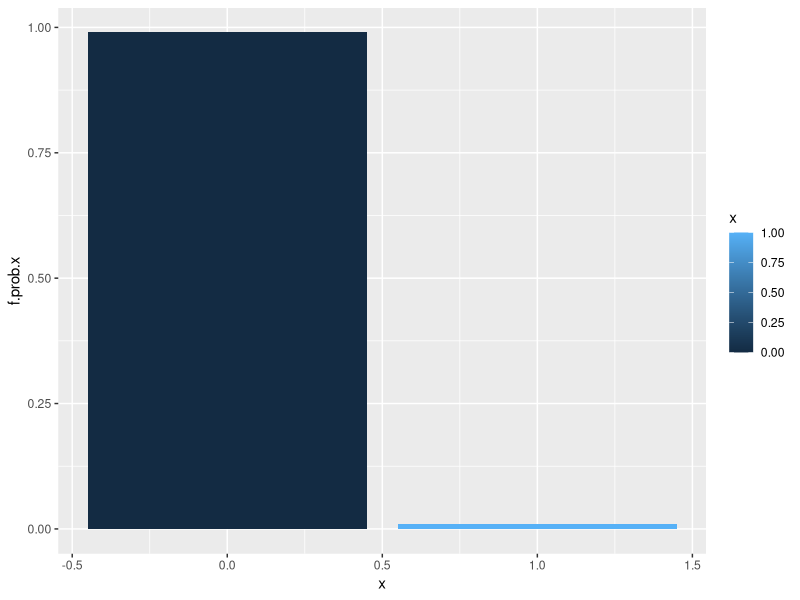
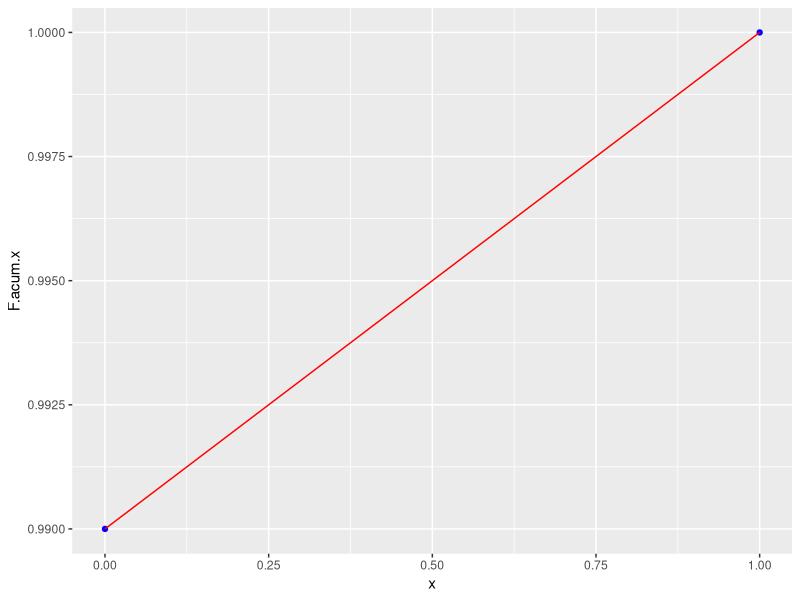
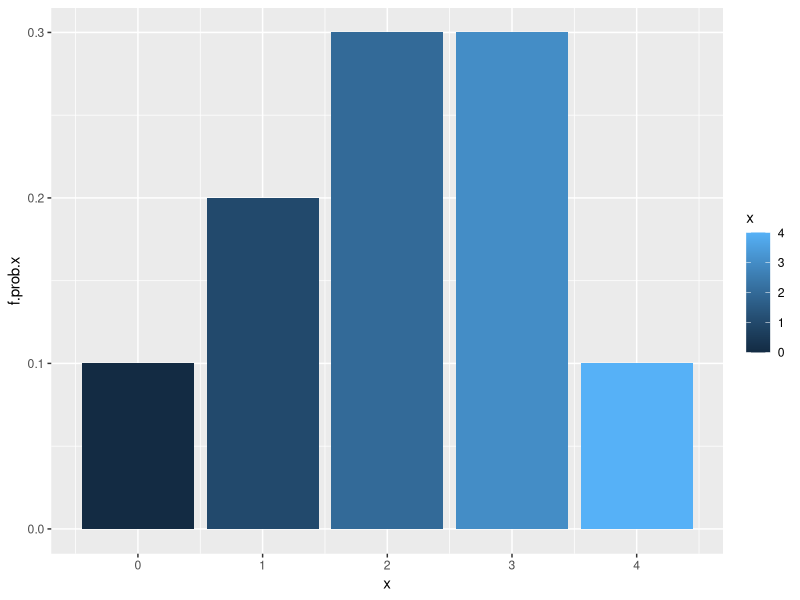
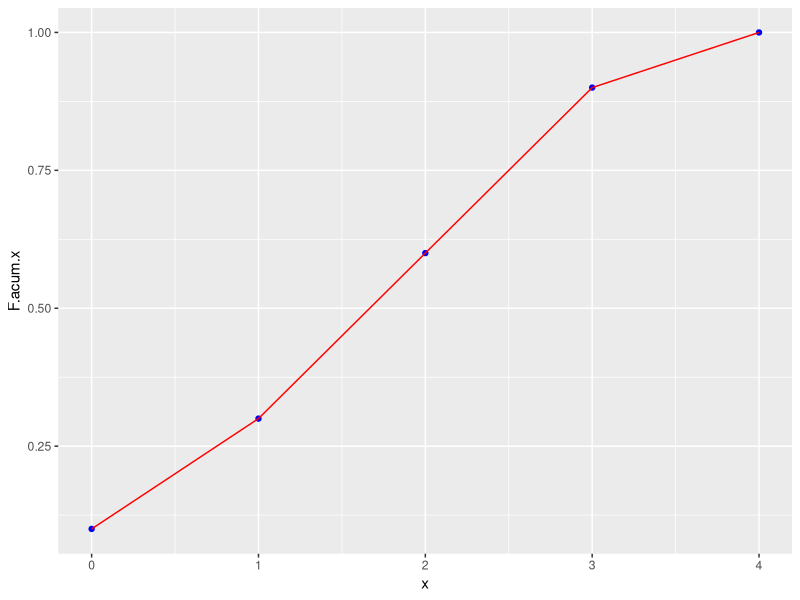
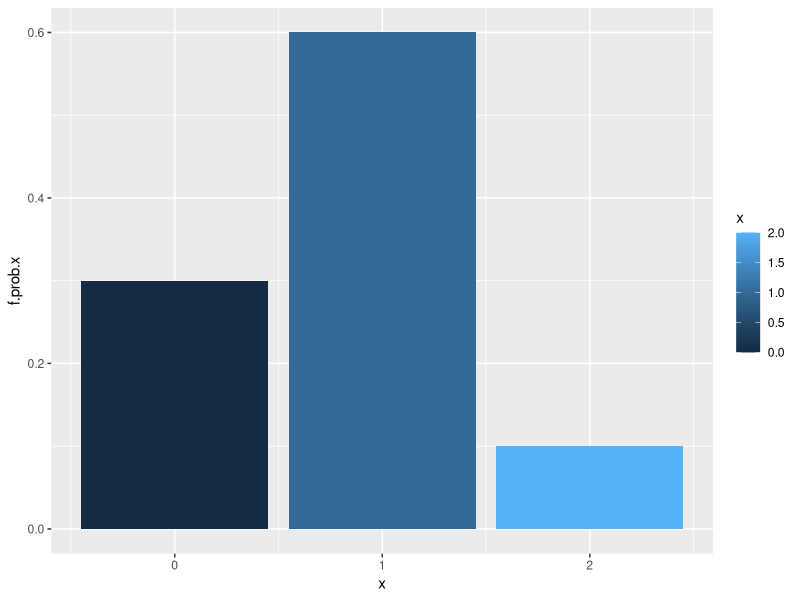
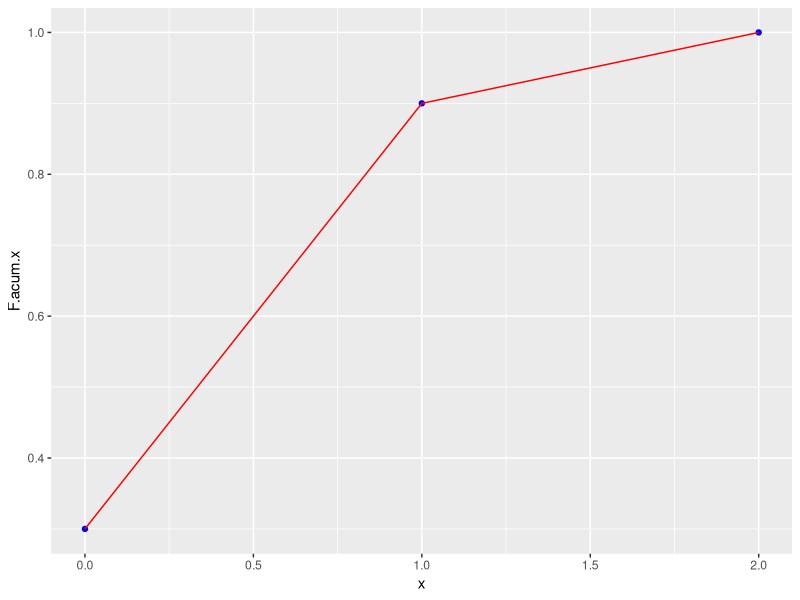
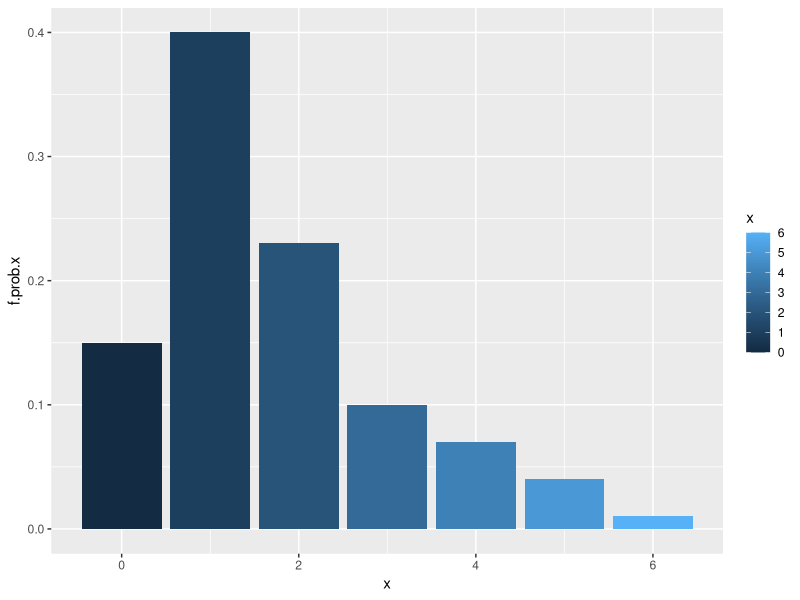
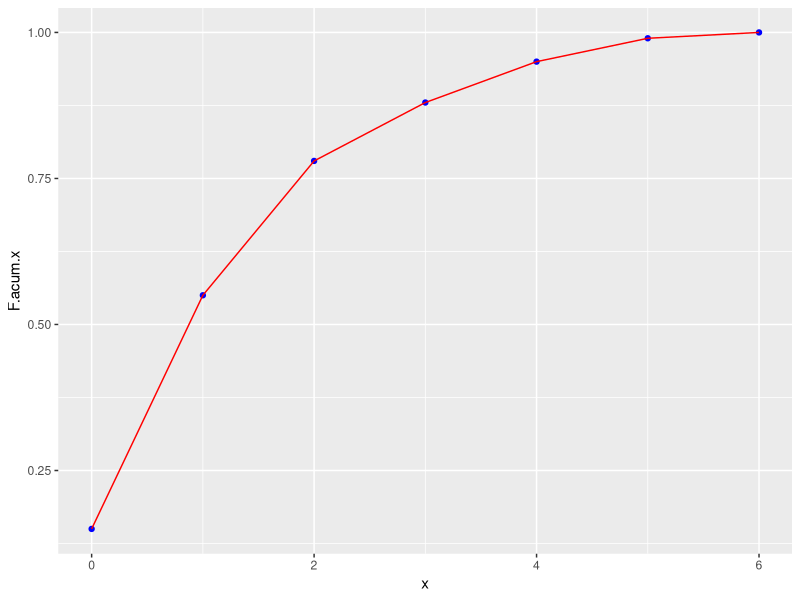

The R source for these figures, in order:
## ---- chunk 1
library(ggplot2)
library(stringr)  # String
library(stringi)  # String
library(gtools)
library(dplyr)
library(knitr)
library(gtools)

options(scipen = 999) # Notación normal

## ---- chunk 2
discretas <- c(0,1)   # 0 Que no gane, 1 que gane
n <- 5000 # sum(casos)
casos <- c(4950,50)
probabilidades <- casos / n

acumulada <- cumsum(probabilidades)   # Acumulada

tabla <- data.frame(x=discretas, 
              casos = casos,
              f.prob.x = probabilidades,
              F.acum.x = acumulada,
              x.f.prob.x = (discretas * probabilidades))
kable(tabla, caption = "Tabla de probabilidad con la columna para valor esperado")

## ---- chunk 3
# VE <- sum(tabla$x * tabla$f.prob.x)

VE <- sum(tabla$x.f.prob.x)

VE
## ---- chunk 4
tabla <- cbind(tabla, 'VE' = VE, 'x-VE.cuad.f.prob.x' = (tabla$x - VE)^2 * tabla$f.prob.x)


#tabla 
kable(tabla, caption = "Tabla de probabilidad con valor esperado y columnas para varianza")
## ---- chunk 5
varianza <- sum((tabla$x - VE)^2 * tabla$f.prob.x)
varianza
## ---- chunk 6
desv.std <- sqrt(varianza)
desv.std
## ---- chunk 7
tabla.sumatorias <- rbind(tabla, apply(tabla, 2, sum))
tabla.sumatorias[nrow(tabla.sumatorias), c(1,4,6)] <- '****'

kable(tabla.sumatorias, caption = "Tabla de probabilidad con sumatorias")
## ---- chunk 8
ggplot(data = tabla, aes(x = x, y=f.prob.x, fill=x)) +
  geom_bar(stat="identity") 

## ---- chunk 9
ggplot(data = tabla, aes(x = x, y=F.acum.x)) +
  geom_point(colour="blue") + 
  geom_line(colour="red")
## ---- chunk 10
discretas <- 0:4   

casos <- rep(0, 5)
probabilidades <- c(0.1, 0.2, 0.3, 0.3, 0.1)

acumulada <- cumsum(probabilidades)   # Acumulada

tabla <- data.frame(x=discretas, 
              casos = casos,
              f.prob.x = probabilidades,
              F.acum.x = acumulada,
              x.f.prob.x = (discretas * probabilidades))
kable(tabla, caption = "Tabla de probabilidad con la columna para valor esperado (sin número de casos)")

## ---- chunk 11
VE <- sum(tabla$x * tabla$f.prob.x)

VE
## ---- chunk 12
tabla <- cbind(tabla, 'VE' = VE, 'x-VE.cuad.f.prob.x' = (tabla$x - VE)^2 * tabla$f.prob.x)

kable(tabla, caption = "Tabla de probabilidad con valor esperado y columnas para varianza  (sin número de casos)")
## ---- chunk 13
varianza <- sum((tabla$x - VE)^2 * tabla$f.prob.x)
varianza
## ---- chunk 14
desv.std <- sqrt(varianza)
desv.std
## ---- chunk 15
tabla.sumatorias <- rbind(tabla, apply(tabla, 2, sum))
tabla.sumatorias[nrow(tabla.sumatorias), c(1,2,4,6)] <- '****'

kable(tabla.sumatorias, caption = "Tabla de probabilidad con sumatorias,(sin número de casos)")
## ---- chunk 16
ggplot(data = tabla, aes(x = x, y=f.prob.x, fill=x)) +
  geom_bar(stat="identity") 

## ---- chunk 17
ggplot(data = tabla, aes(x = x, y=F.acum.x)) +
  geom_point(colour="blue") + 
  geom_line(colour="red")
## ---- chunk 18
personas <- c("H1", "H2", "H3", "M1", "M2")
S.espacio.muestral <- combinations(n = 5, r = 2, v=personas)
S.espacio.muestral 


## ---- chunk 19

discretas <- c(0, 1, 2)
casos <- c(3, 6, 1 )
n <- sum(casos)
probabilidades <- casos / n

## ---- chunk 20
acumulada <- cumsum(probabilidades)   # Acumulada

tabla <- data.frame(x=discretas, 
              casos = casos,
              f.prob.x = probabilidades,
              F.acum.x = acumulada,
              x.f.prob.x = (discretas * probabilidades))
kable(tabla, caption = "Tabla de probabilidad con la columna para valor esperado")

## ---- chunk 21
VE <- sum(tabla$x * tabla$f.prob.x)

VE
## ---- chunk 22
tabla <- cbind(tabla, 'VE' = VE, 'x-VE.cuad.f.prob.x' = (tabla$x - VE)^2 * tabla$f.prob.x)

kable(tabla, caption = "Tabla de probabilidad con valor esperado y columnas para varianza")
## ---- chunk 23
varianza <- sum((tabla$x - VE)^2 * tabla$f.prob.x)
varianza

## ---- chunk 24
desv.std <- sqrt(varianza)
desv.std
## ---- chunk 25
tabla.sumatorias <- rbind(tabla, apply(tabla, 2, sum))
tabla.sumatorias[nrow(tabla.sumatorias), c(1,4,6)] <- '****'

kable(tabla.sumatorias, caption = "Tabla de probabilidad con sumatorias")

## ---- chunk 26
ggplot(data = tabla, aes(x = x, y=f.prob.x, fill=x)) +
  geom_bar(stat="identity") 

## ---- chunk 27
ggplot(data = tabla, aes(x = x, y=F.acum.x)) +
  geom_point(colour="blue") + 
  geom_line(colour="red")
## ---- chunk 28

discretas <- c(0, 1, 2, 3, 4, 5, 6)
casos <- c(15, 40, 23, 10, 7, 4, 1 )
n <- sum(casos)
probabilidades <- casos / n

## ---- chunk 29
acumulada <- cumsum(probabilidades)   # Acumulada

tabla <- data.frame(x=discretas, 
              casos = casos,
              f.prob.x = probabilidades,
              F.acum.x = acumulada,
              x.f.prob.x = (discretas * probabilidades))
kable(tabla, caption = "Tabla de probabilidad con la columna para valor esperado")

## ---- chunk 30
VE <- sum(tabla$x * tabla$f.prob.x)

VE
## ---- chunk 31
tabla <- cbind(tabla, 'VE' = VE, 'x-VE.cuad.f.prob.x' = (tabla$x - VE)^2 * tabla$f.prob.x)

kable(tabla, caption = "Tabla de probabilidad con valor esperado y columnas para varianza")
## ---- chunk 32
varianza <- sum((tabla$x - VE)^2 * tabla$f.prob.x)
varianza

## ---- chunk 33
desv.std <- sqrt(varianza)
desv.std
## ---- chunk 34
tabla.sumatorias <- rbind(tabla, apply(tabla, 2, sum))
tabla.sumatorias[nrow(tabla.sumatorias), c(1,4,6)] <- '****'

kable(tabla.sumatorias, caption = "Tabla de probabilidad con sumatorias")

## ---- chunk 35
ggplot(data = tabla, aes(x = x, y=f.prob.x, fill=x)) +
  geom_bar(stat="identity") 

## ---- chunk 36
ggplot(data = tabla, aes(x = x, y=F.acum.x)) +
  geom_point(colour="blue") + 
  geom_line(colour="red")
